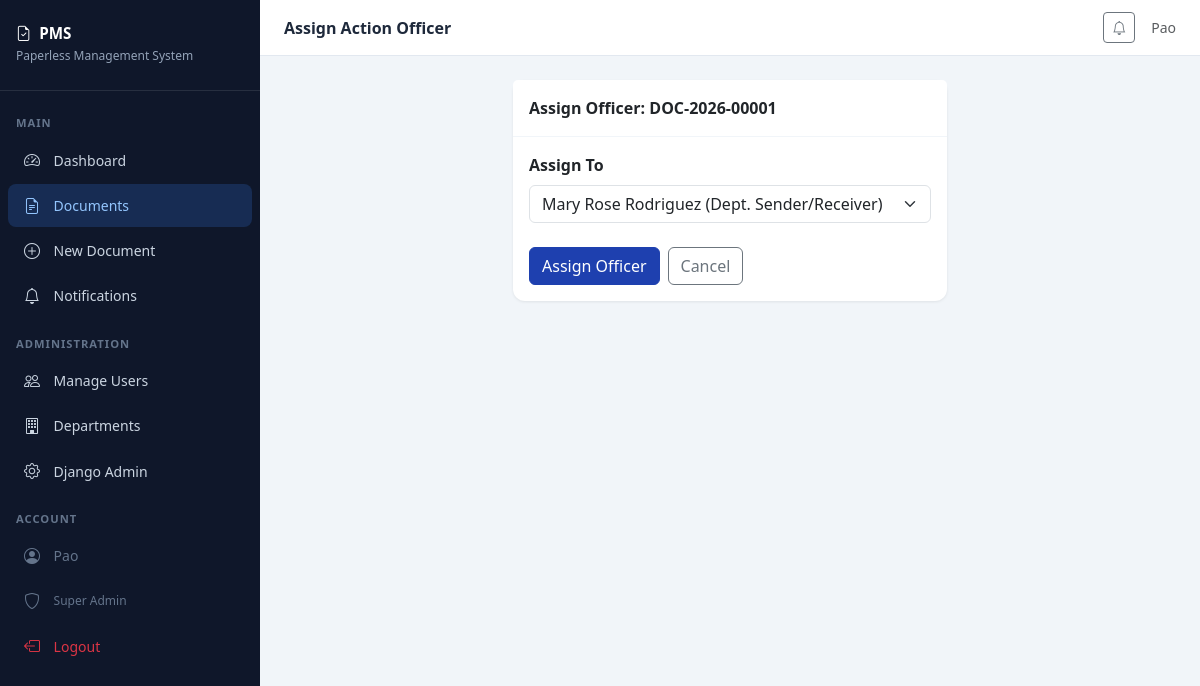
Screenshot of /documents/1/assign/ (signed in) with the database file from the repository.
### dms/models.py (models this page shows, shortened)
class User(AbstractUser):
    ROLE_CHOICES = [
        ('super_admin', 'Super Admin'),
        ('dept_sender_receiver', 'Dept. Sender/Receiver'),
        ('dept_head', 'Dept. Head'),
        ('governor', 'Governor'),
        ('executive', 'Executive'),
    ]
    role = models.CharField(max_length=30, choices=ROLE_CHOICES, default='dept_sender_receiver')
    department = models.ForeignKey('Department', on_delete=models.SET_NULL, null=True, blank=True, related_name='members')
    def __str__(self):
        return f"{self.get_full_name() or self.username} ({self.get_role_display()})"

class Document(models.Model):
    SOURCE_CHOICES = [('internal', 'Internal'), ('external', 'External')]
    STATUS_CHOICES = [
        ('draft', 'Draft'),
        ('pending_review', 'Pending Review'),
        ('approved', 'Approved'),
        ('rejected', 'Rejected'),
        ('esigned', 'E-Signed'),
        ('released', 'Released to Correspondent'),
        ('returned', 'Returned to Origin'),
        ('archived', 'Archived'),
        ('return_for_revision', 'Returned for Revision'),
    ]
    ACTION_TYPE_CHOICES = [('return', 'Return to Origin'), ('release', 'Release to External Agency')]
    CLASSIFICATION_CHOICES = [
        ('confidential', 'Confidential'),
        ('internal', 'Internal Use Only'),
        ('public', 'Public'),
    ]
    title = models.CharField(max_length=300)
    reference_number = models.CharField(max_length=100, unique=True, blank=True)
    source = models.CharField(max_length=10, choices=SOURCE_CHOICES)
    classification = models.CharField(max_length=20, choices=CLASSIFICATION_CHOICES, default='internal')
    status = models.CharField(max_length=30, choices=STATUS_CHOICES, default='draft')
    action_type = models.CharField(max_length=10, choices=ACTION_TYPE_CHOICES, blank=True, null=True)
    description = models.TextField(blank=True)
    file = models.FileField(upload_to='documents/%Y/%m/', blank=True, null=True)
    esignature = models.ImageField(upload_to='signatures/%Y/%m/', blank=True, null=True)
    created_by = models.ForeignKey(User, on_delete=models.SET_NULL, null=True, related_name='created_documents')
    assigned_to = models.ForeignKey(User, on_delete=models.SET_NULL, null=True, blank=True, related_name='assigned_documents')
    origin_department = models.ForeignKey(Department, on_delete=models.SET_NULL, null=True, blank=True, related_name='origin_documents')
    current_department = models.ForeignKey(Department, on_delete=models.SET_NULL, null=True, blank=True, related_name='current_documents')
    correspondent_name = models.CharField(max_length=200, blank=True)
    correspondent_agency = models.CharField(max_length=200, blank=True)
    created_at = models.DateTimeField(auto_now_add=True)
    updated_at = models.DateTimeField(auto_now=True)
    logged_at = models.DateTimeField(null=True, blank=True)

### dms/views.py (the view, shortened to what this page needs)
# urls.py: path('documents/<int:pk>/assign/', views.document_assign, name='document_assign'),
@login_required
@role_required(['super_admin', 'dept_head'])
def document_assign(request, pk):
    doc = get_object_or_404(Document, pk=pk)
    form = DocumentAssignForm(request.POST or None, instance=doc)
    return render(request, 'documents/assign.html', {'form': form, 'doc': doc})

### dms/forms.py
class DocumentAssignForm(forms.ModelForm):
    class Meta:
        model = Document
        fields = ['assigned_to']
        widgets = {'assigned_to': forms.Select(attrs={'class': 'form-select'})}
    def __init__(self, *args, **kwargs):
        super().__init__(*args, **kwargs)
        self.fields['assigned_to'].queryset = User.objects.filter(
            role__in=['dept_sender_receiver', 'executive']
        )

### dms/templates/documents/assign.html (shortened to what this page needs)
{% extends 'base.html' %}
{% block page_title %}Assign Action Officer{% endblock %}
{% block content %}
<div class="row justify-content-center"><div class="col-lg-6">
<div class="card">
<div class="card-header py-3">Assign Officer: {{ doc.reference_number }}</div>
<div class="card-body">
<form method="post">{% csrf_token %}
<div class="mb-4">
<label class="form-label fw-semibold">Assign To</label>
{{ form.assigned_to }}
</div>
<div class="d-flex gap-2">
<button type="submit" class="btn btn-primary">Assign Officer</button>
<a href="{% url 'document_detail' doc.pk %}" class="btn btn-outline-secondary">Cancel</a>
</div>
</form>
</div>
</div>
</div></div>
{% endblock %}

### dms/templates/base.html (shortened to what this page needs)
<!DOCTYPE html>
<html lang="en">
<head>
    <link href="https://cdn.jsdelivr.net/npm/bootstrap@5.3.0/dist/css/bootstrap.min.css" rel="stylesheet">
    <link href="https://cdn.jsdelivr.net/npm/bootstrap-icons@1.11.0/font/bootstrap-icons.css" rel="stylesheet">
</head>
<body>
{% if user.is_authenticated %}
<div class="sidebar">
    <div class="sidebar-brand">
        <h5><i class="bi bi-file-earmark-check me-2"></i>PMS</h5>
        <small>Paperless Management System</small>
    </div>
    <nav class="py-2">
        <div class="nav-section-title">Main</div>
        <a href="{% url 'dashboard' %}" class="nav-link {% if request.resolver_match.url_name == 'dashboard' %}active{% endif %}">
            <i class="bi bi-speedometer2"></i> Dashboard
        </a>
        <a href="{% url 'document_list' %}" class="nav-link {% if 'document' in request.resolver_match.url_name %}active{% endif %}">
            <i class="bi bi-file-earmark-text"></i> Documents
        </a>
        <a href="{% url 'document_create' %}" class="nav-link">
            <i class="bi bi-plus-circle"></i> New Document
        </a>
        <a href="{% url 'notifications' %}" class="nav-link">
            <i class="bi bi-bell"></i> Notifications
        </a>
        {% if user.role == 'super_admin' or user.is_superuser %}
        <div class="nav-section-title">Administration</div>
        <a href="{% url 'manage_users' %}" class="nav-link">
            <i class="bi bi-people"></i> Manage Users
        </a>
        <a href="{% url 'manage_departments' %}" class="nav-link">
            <i class="bi bi-building"></i> Departments
        </a>
        <a href="/admin/" class="nav-link">
            <i class="bi bi-gear"></i> Django Admin
        </a>
        {% endif %}
        <div class="nav-section-title">Account</div>
        <div class="nav-link" style="cursor:default; color:#64748b;">
            <i class="bi bi-person-circle"></i>
            <span>{{ user.get_full_name|default:user.username }}</span>
        </div>
        <div class="nav-link" style="cursor:default; color:#64748b; font-size:0.75rem;">
            <i class="bi bi-shield"></i> {{ user.get_role_display }}
        </div>
        <a href="{% url 'logout' %}" class="nav-link text-danger">
            <i class="bi bi-box-arrow-left"></i> Logout
        </a>
    </nav>
</div>
<div class="main-content">
    <div class="topbar">
        <span class="topbar-title">{% block page_title %}Dashboard{% endblock %}</span>
        <div class="d-flex align-items-center gap-3">
            <a href="{% url 'notifications' %}" class="btn btn-sm btn-outline-secondary position-relative">
                <i class="bi bi-bell"></i>
            </a>
            <span class="text-muted small">{{ user.get_full_name|default:user.username }}</span>
        </div>
    </div>
    <div class="page-content">
        {% block content %}{% endblock %}
    </div>
</div>
{% else %}
{% block auth_content %}{% endblock %}
{% endif %}
</body>
</html>

### dms/templates/base.html (style rules this page uses)
:root { --sidebar-width: 260px; --primary: #1e40af; --primary-light: #3b82f6; --sidebar-bg: #0f172a; }
body { background: #f1f5f9; font-family: 'Segoe UI', sans-serif; }
.sidebar { width: var(--sidebar-width); min-height: 100vh; background: var(--sidebar-bg); position: fixed; top: 0; left: 0; z-index: 100; transition: all 0.3s; }
.sidebar-brand { padding: 1.5rem 1rem; border-bottom: 1px solid rgba(255,255,255,0.1); }
.sidebar-brand h5 { color: #fff; font-weight: 700; font-size: 0.95rem; margin: 0; }
.sidebar-brand small { color: #94a3b8; font-size: 0.75rem; }
.nav-section-title { color: #64748b; font-size: 0.7rem; text-transform: uppercase; letter-spacing: 1px; padding: 1rem 1rem 0.3rem; font-weight: 600; }
.sidebar .nav-link { color: #cbd5e1; padding: 0.6rem 1rem; border-radius: 8px; margin: 2px 8px; font-size: 0.875rem; display: flex; align-items: center; gap: 0.6rem; transition: all 0.2s; }
.sidebar .nav-link:hover, .sidebar .nav-link.active { background: rgba(59,130,246,0.2); color: #93c5fd; }
.sidebar .nav-link i { font-size: 1rem; width: 20px; }
.main-content { margin-left: var(--sidebar-width); min-height: 100vh; }
.topbar { background: #fff; border-bottom: 1px solid #e2e8f0; padding: 0.75rem 1.5rem; display: flex; align-items: center; justify-content: space-between; position: sticky; top: 0; z-index: 99; }
.topbar-title { font-weight: 600; color: #1e293b; }
.page-content { padding: 1.5rem; }
.card { border: none; border-radius: 12px; box-shadow: 0 1px 3px rgba(0,0,0,0.08); }
.card-header { background: #fff; border-bottom: 1px solid #f1f5f9; font-weight: 600; }
.btn-primary { background: var(--primary); border-color: var(--primary); }

### rows the page displays
User: get_full_name "Pao", role "Super Admin"
Document: reference_number "DOC-2026-00001", assigned_to "Mary Rose Rodriguez (Dept. Sender/Receiver)"
